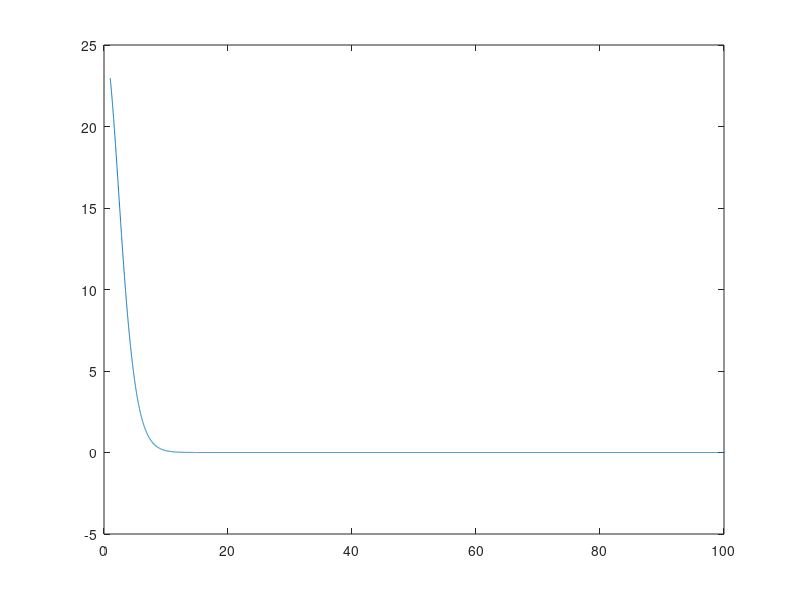

The MATLAB source for this figure:
clear all; close all;
x = 1:0.01:100; 
R = 8.31446261815324; T = 185; % constante de los gases ideales R y temperatura promedio
c = 6.0552e-04; % <---------- SELECCIONAR calor especifico molar 
y =3*R*(x.^2).*((exp(x))./((exp(x)-1).^2)) - c;
plot (x,y);
i = 1; n = 1; mj0(1) = 0; mn0(1) = 0;
while (y(i)>0)
  mj0(i) = x(i);
  i = i+1;
end
x(i-1)
y(i-1)
x(i)
y(i)
precision = 0.5*(y(i-1) - y(i))
xmed = 0.5*(x(i)+x(i-1))
TE = (0.5*(x(i)+x(i-1)))*T  
deltaTE = (xmed - x(i-1))*T
